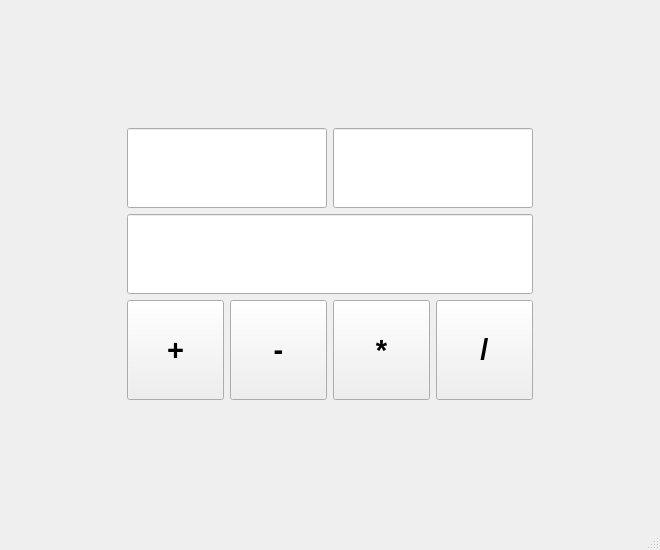
<?xml version="1.0" encoding="UTF-8"?>
<ui version="4.0">
 <class>MainWindow</class>
 <widget class="QMainWindow" name="MainWindow">
  <property name="geometry">
   <rect>
    <x>0</x>
    <y>0</y>
    <width>660</width>
    <height>550</height>
   </rect>
  </property>
  <property name="windowTitle">
   <string>Калькулятор</string>
  </property>
  <widget class="QWidget" name="centralwidget">
   <layout class="QGridLayout" name="gridLayout">
    <item row="0" column="0">
     <layout class="QVBoxLayout" name="verticalLayout">
      <item>
       <layout class="QHBoxLayout" name="horizontalLayout">
        <property name="spacing">
         <number>6</number>
        </property>
        <item>
         <widget class="QLineEdit" name="firstLineEdit">
          <property name="sizePolicy">
           <sizepolicy hsizetype="Expanding" vsizetype="Expanding">
            <horstretch>0</horstretch>
            <verstretch>0</verstretch>
           </sizepolicy>
          </property>
          <property name="maximumSize">
           <size>
            <width>200</width>
            <height>80</height>
           </size>
          </property>
          <property name="font">
           <font>
            <pointsize>16</pointsize>
           </font>
          </property>
          <property name="text">
           <string/>
          </property>
          <property name="alignment">
           <set>Qt::AlignCenter</set>
          </property>
         </widget>
        </item>
        <item>
         <widget class="QLineEdit" name="secondLineEdit">
          <property name="sizePolicy">
           <sizepolicy hsizetype="Expanding" vsizetype="Expanding">
            <horstretch>0</horstretch>
            <verstretch>0</verstretch>
           </sizepolicy>
          </property>
          <property name="maximumSize">
           <size>
            <width>200</width>
            <height>80</height>
           </size>
          </property>
          <property name="font">
           <font>
            <pointsize>16</pointsize>
           </font>
          </property>
          <property name="alignment">
           <set>Qt::AlignCenter</set>
          </property>
         </widget>
        </item>
       </layout>
      </item>
      <item>
       <widget class="QLineEdit" name="resultLineEdit">
        <property name="sizePolicy">
         <sizepolicy hsizetype="Preferred" vsizetype="Expanding">
          <horstretch>0</horstretch>
          <verstretch>0</verstretch>
         </sizepolicy>
        </property>
        <property name="maximumSize">
         <size>
          <width>16777215</width>
          <height>80</height>
         </size>
        </property>
        <property name="font">
         <font>
          <pointsize>16</pointsize>
         </font>
        </property>
        <property name="alignment">
         <set>Qt::AlignCenter</set>
        </property>
       </widget>
      </item>
      <item>
       <layout class="QHBoxLayout" name="horizontalLayout_3">
        <item>
         <widget class="QPushButton" name="plusPushButton">
          <property name="sizePolicy">
           <sizepolicy hsizetype="Minimum" vsizetype="Expanding">
            <horstretch>0</horstretch>
            <verstretch>0</verstretch>
           </sizepolicy>
          </property>
          <property name="maximumSize">
           <size>
            <width>100</width>
            <height>100</height>
           </size>
          </property>
          <property name="font">
           <font>
            <pointsize>22</pointsize>
            <bold>true</bold>
           </font>
          </property>
          <property name="text">
           <string>+</string>
          </property>
         </widget>
        </item>
        <item>
         <widget class="QPushButton" name="minusPushButton">
          <property name="sizePolicy">
           <sizepolicy hsizetype="Minimum" vsizetype="Expanding">
            <horstretch>0</horstretch>
            <verstretch>0</verstretch>
           </sizepolicy>
          </property>
          <property name="maximumSize">
           <size>
            <width>100</width>
            <height>100</height>
           </size>
          </property>
          <property name="font">
           <font>
            <pointsize>22</pointsize>
            <bold>true</bold>
           </font>
          </property>
          <property name="text">
           <string>-</string>
          </property>
         </widget>
        </item>
        <item>
         <widget class="QPushButton" name="mulPushButton">
          <property name="sizePolicy">
           <sizepolicy hsizetype="Minimum" vsizetype="Expanding">
            <horstretch>0</horstretch>
            <verstretch>0</verstretch>
           </sizepolicy>
          </property>
          <property name="maximumSize">
           <size>
            <width>100</width>
            <height>100</height>
           </size>
          </property>
          <property name="font">
           <font>
            <pointsize>22</pointsize>
            <bold>true</bold>
           </font>
          </property>
          <property name="text">
           <string>*</string>
          </property>
         </widget>
        </item>
        <item>
         <widget class="QPushButton" name="divPushButton">
          <property name="sizePolicy">
           <sizepolicy hsizetype="Minimum" vsizetype="Expanding">
            <horstretch>0</horstretch>
            <verstretch>0</verstretch>
           </sizepolicy>
          </property>
          <property name="maximumSize">
           <size>
            <width>100</width>
            <height>100</height>
           </size>
          </property>
          <property name="font">
           <font>
            <pointsize>22</pointsize>
            <bold>true</bold>
           </font>
          </property>
          <property name="text">
           <string>/</string>
          </property>
         </widget>
        </item>
       </layout>
      </item>
     </layout>
    </item>
   </layout>
  </widget>
  <widget class="QStatusBar" name="statusbar"/>
 </widget>
 <resources/>
 <connections>
  <connection>
   <sender>plusPushButton</sender>
   <signal>clicked()</signal>
   <receiver>MainWindow</receiver>
   <slot>plus()</slot>
   <hints>
    <hint type="sourcelabel">
     <x>83</x>
     <y>402</y>
    </hint>
    <hint type="destinationlabel">
     <x>67</x>
     <y>509</y>
    </hint>
   </hints>
  </connection>
  <connection>
   <sender>minusPushButton</sender>
   <signal>clicked()</signal>
   <receiver>MainWindow</receiver>
   <slot>minus()</slot>
   <hints>
    <hint type="sourcelabel">
     <x>242</x>
     <y>387</y>
    </hint>
    <hint type="destinationlabel">
     <x>212</x>
     <y>501</y>
    </hint>
   </hints>
  </connection>
  <connection>
   <sender>mulPushButton</sender>
   <signal>clicked()</signal>
   <receiver>MainWindow</receiver>
   <slot>mul()</slot>
   <hints>
    <hint type="sourcelabel">
     <x>423</x>
     <y>421</y>
    </hint>
    <hint type="destinationlabel">
     <x>409</x>
     <y>494</y>
    </hint>
   </hints>
  </connection>
  <connection>
   <sender>divPushButton</sender>
   <signal>clicked()</signal>
   <receiver>MainWindow</receiver>
   <slot>div()</slot>
   <hints>
    <hint type="sourcelabel">
     <x>551</x>
     <y>445</y>
    </hint>
    <hint type="destinationlabel">
     <x>551</x>
     <y>499</y>
    </hint>
   </hints>
  </connection>
 </connections>
 <slots>
  <slot>plus()</slot>
  <slot>minus()</slot>
  <slot>mul()</slot>
  <slot>div()</slot>
 </slots>
</ui>
